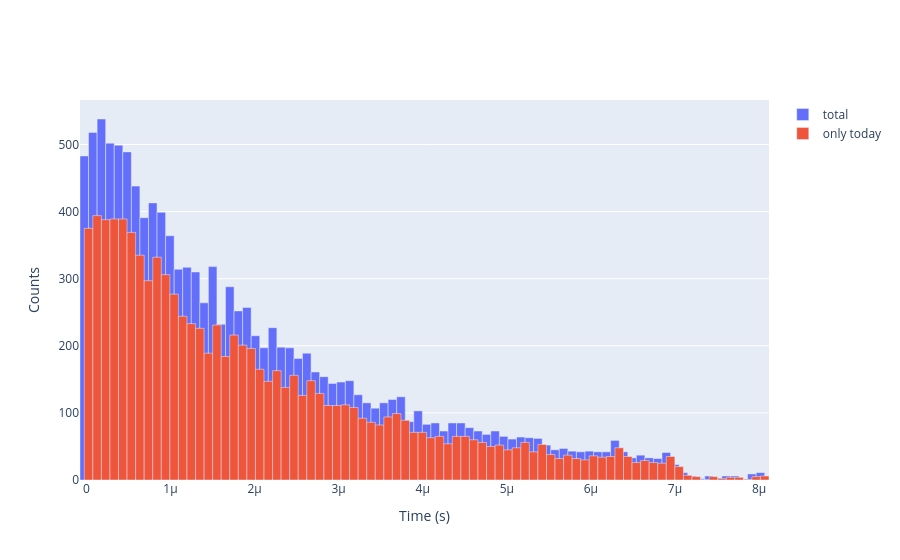

The code cell stored with this chart in its notebook:
### Code cell
data_0 = np.genfromtxt("Data/timestamp/21_01_2024_17_42.csv", delimiter=',')
data_1 = np.genfromtxt("Data/timestamp/23_01_2026_17_31.csv", delimiter=',')
data = np.concatenate((data_0, data_1))
n_bins = 80
# data_2 = data_2[(data_2 > 0.6e-6) & (data_2 < 1.8e-6)]
count, edges = np.histogram(data, bins=n_bins , density=False)
count_1, edges_1 = np.histogram(data_1, bins=n_bins , density=False)
print (len(data), len(data_1))
fig = go.Figure()

# fig.add_trace(go.Bar(x=edges[:-1], y=count, name='Histogram', width=np.diff(edges)))
fig.add_trace(go.Bar(x=edges[:-1], y=count, name='total', width=np.diff(edges)))
fig.add_trace(go.Bar(x=edges_1[:-1], y=count_1, name='only today', width=np.diff(edges_1)))

fig.update_layout(
    xaxis_title='Time (s)',
    yaxis_title='Counts',
    bargap=0
)

fig.show()
